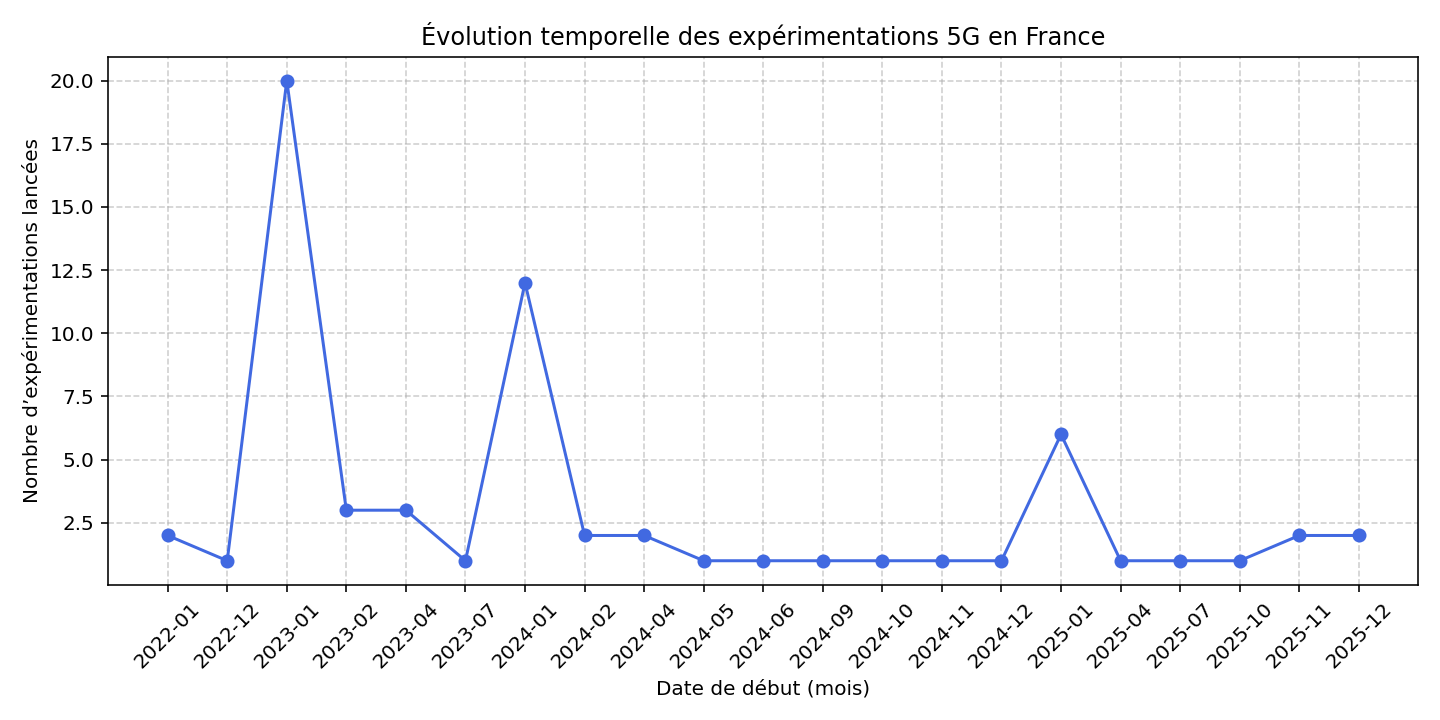

Here is the Python script that generated this plot:
import pandas as pd
import matplotlib.pyplot as plt

df = pd.read_csv(r"experimentations_5G.csv", sep=";", encoding="latin1")

# Conversion de la colonne 'Début' en format date
df["Début"] = pd.to_datetime(df["Début"], errors="coerce", dayfirst=True)

# Supprimer les lignes sans date valide
df = df.dropna(subset=["Début"])

# Compter le nombre d’expérimentations par mois (ou par année selon ton choix)
evolution = df["Début"].dt.to_period("M").value_counts().sort_index()

# Tracer le graphique
plt.figure(figsize=(10,5))
plt.plot(evolution.index.astype(str), evolution.values, marker='o', linestyle='-', color='royalblue')
plt.title("Évolution temporelle des expérimentations 5G en France")
plt.xlabel("Date de début (mois)")
plt.ylabel("Nombre d’expérimentations lancées")
plt.xticks(rotation=45)
plt.grid(True, linestyle="--", alpha=0.6)
plt.tight_layout()
plt.savefig("evolution_temporelle_experimentations.png")
plt.show()
